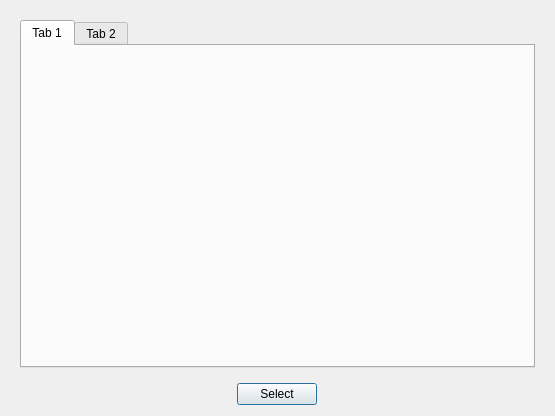
<?xml version="1.0" encoding="UTF-8"?>
<ui version="4.0">
 <class>Dialog</class>
 <widget class="QDialog" name="Dialog">
  <property name="geometry">
   <rect>
    <x>0</x>
    <y>0</y>
    <width>555</width>
    <height>416</height>
   </rect>
  </property>
  <property name="windowTitle">
   <string>Dialog</string>
  </property>
  <layout class="QVBoxLayout" name="verticalLayout">
   <item>
    <widget class="QWidget" name="tab_container" native="true">
     <layout class="QVBoxLayout" name="verticalLayout_3">
      <item>
       <widget class="QTabWidget" name="hero_selector">
        <widget class="QWidget" name="tab_3">
         <attribute name="title">
          <string>Tab 1</string>
         </attribute>
        </widget>
        <widget class="QWidget" name="tab_4">
         <attribute name="title">
          <string>Tab 2</string>
         </attribute>
        </widget>
       </widget>
      </item>
     </layout>
    </widget>
   </item>
   <item>
    <widget class="QWidget" name="button_container" native="true">
     <layout class="QVBoxLayout" name="verticalLayout_2">
      <property name="spacing">
       <number>0</number>
      </property>
      <property name="leftMargin">
       <number>0</number>
      </property>
      <property name="topMargin">
       <number>0</number>
      </property>
      <property name="rightMargin">
       <number>0</number>
      </property>
      <property name="bottomMargin">
       <number>0</number>
      </property>
      <item alignment="Qt::AlignHCenter">
       <widget class="QPushButton" name="pushButton">
        <property name="text">
         <string>Select</string>
        </property>
       </widget>
      </item>
     </layout>
    </widget>
   </item>
  </layout>
 </widget>
 <resources/>
 <connections/>
</ui>
